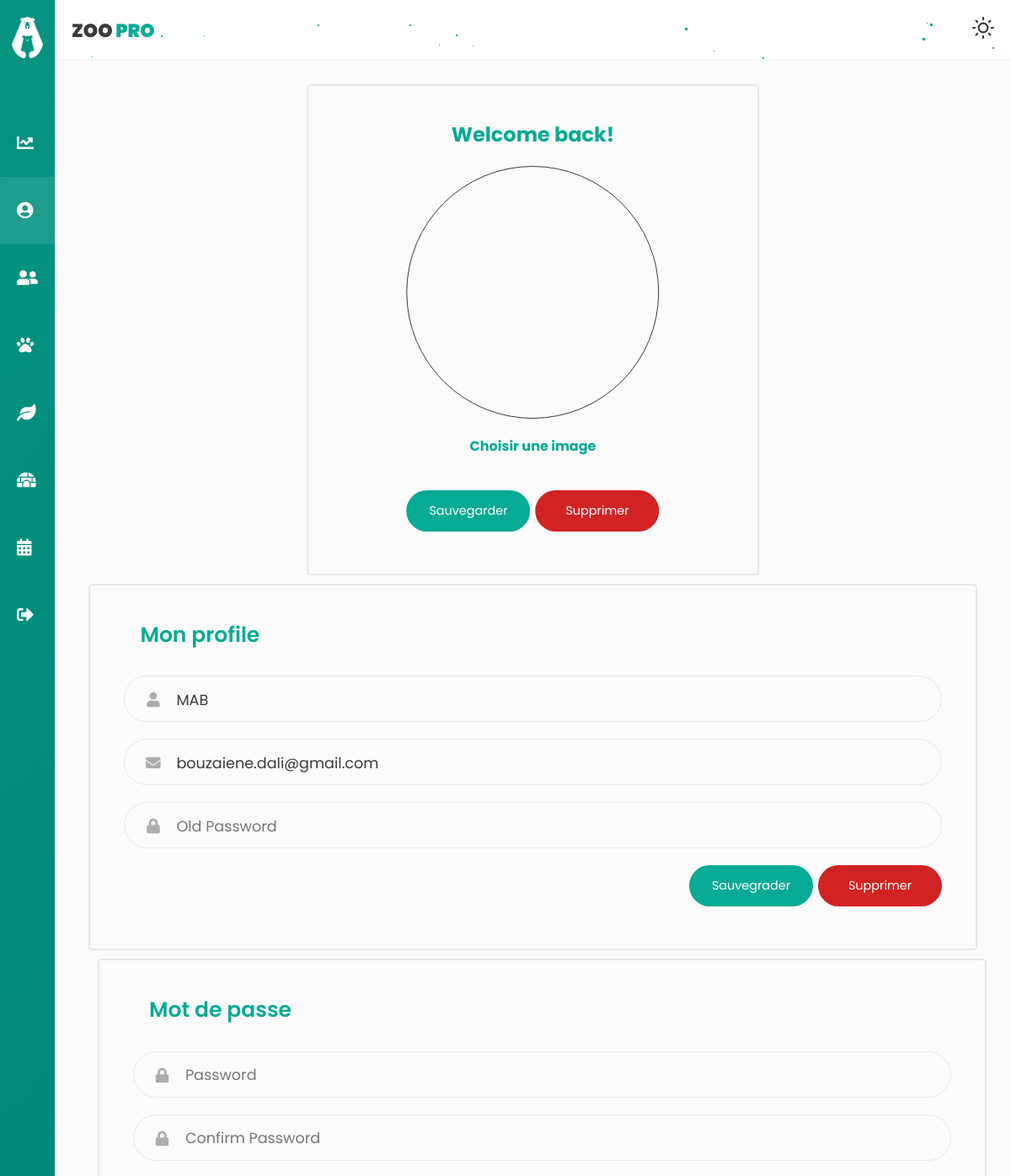
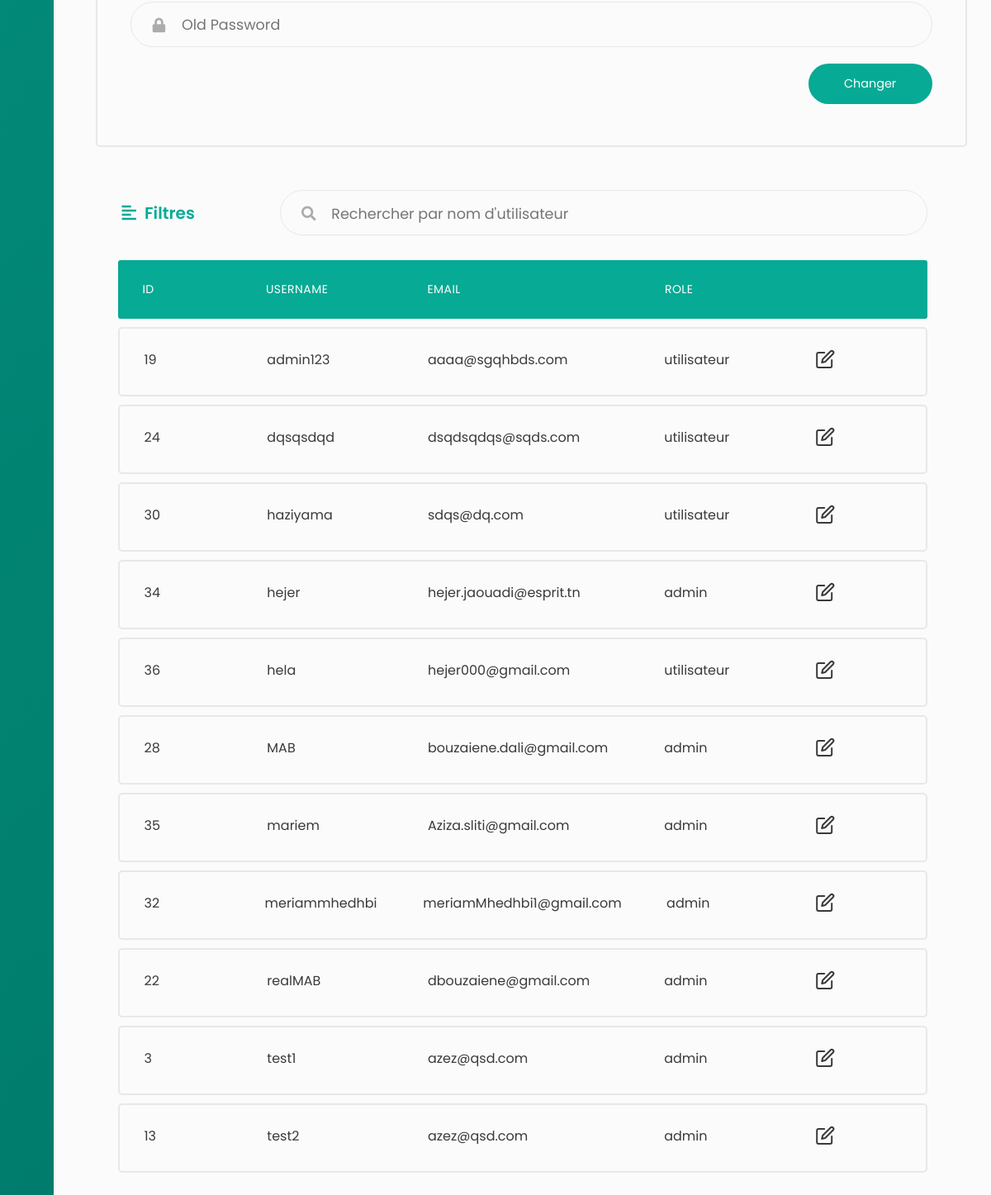
The app's page /users/afficherList (signed in) with its own data (2 pictures, top to bottom).
### tables this page shows
CREATE TABLE `users` (
  `id` int(11) NOT NULL,
  `username` varchar(255) NOT NULL,
  `password` varchar(255) NOT NULL,
  `email` varchar(255) NOT NULL,
  `role_id` int(11) NOT NULL
);

CREATE TABLE `role` (
  `id` int(1) NOT NULL,
  `nom` varchar(12) NOT NULL
);

### app/libraries/Core.php (called while the page is built, shortened)
<?php
  class Core {
    protected $currentMethod = 'index';
    public function __construct(){
      $url = $this->getUrl();
      if(isset($url[0])){
      if(file_exists('../app/controllers/' . ucwords($url[0]). '.php')){
        unset($url[0]);
      }
    }
      $this->currentController = new $this->currentController;
      if(isset($url[1])){
        if(method_exists($this->currentController, $url[1])){
          $this->currentMethod = $url[1];
          unset($url[1]);
        }
      }
      $this->params = $url ? array_values($url) : [];
      call_user_func_array([$this->currentController, $this->currentMethod], $this->params);
    }
    public function getUrl(){
      if(isset($_GET['url'])){
        $url = rtrim($_GET['url'], '/');
        $url = filter_var($url, FILTER_SANITIZE_URL);
        $url = explode('/', $url);
        return $url;
      }
    }
  }

### app/require.php (called while the page is built, shortened)
<?php
    require_once 'libraries/Core.php';
    require_once 'libraries/Controller.php';
    require_once 'libraries/Database.php';
    $init = new Core();

### public/index.php (called while the page is built)
<?php
    require_once '../app/require.php';

### app/libraries/Database.php (called while the page is built, shortened)
<?php
    class Database {
        private $dbHost = DB_HOST;
        private $dbUser = DB_USER;
        private $dbPass = DB_PASS;
        private $dbName = DB_NAME;
        private $statement;
        private $dbHandler;
        public function __construct() {
            $conn = 'mysql:host=' . $this->dbHost . ';dbname=' . $this->dbName;
            $options = array(
                PDO::ATTR_PERSISTENT => true,
                PDO::ATTR_ERRMODE => PDO::ERRMODE_EXCEPTION
            );
            try {
                $this->dbHandler = new PDO($conn, $this->dbUser, $this->dbPass, $options);
            } catch (PDOException $e) {
                $this->error = $e->getMessage();
                echo $this->error;
            }
        }
        public function query($sql) {
            $this->statement = $this->dbHandler->prepare($sql);
        }
        public function bind($parameter, $value, $type = null) {
            switch (is_null($type)) {
                default:
                    $type = PDO::PARAM_STR;
            }
            $this->statement->bindValue($parameter, $value, $type);
        }
        public function execute() {
            return $this->statement->execute();
        }
        public function resultSet() {
            $this->execute();
            return $this->statement->fetchAll();
        }
    }

### app/models/User.php (called while the page is built, shortened)
<?php
class User
{
    private $db;
    public function __construct()
    {
        $this->db = new Database;
    }
    public function getUsers()
    {
        $this->db->query('select count(*) FROM users WHERE role_id = 0');
        return $this->db->resultSet();
    }
    public function getAdmins()
    {
        $this->db->query('select count(*) FROM users WHERE role_id = 1');
        return $this->db->resultSet();
    }
    public function findUserByUsername($username)
    {
        $this->db->query('SELECT * FROM users WHERE username = :username');
        $this->db->bind(':username', $username);
        $this->db->execute();
        if ($this->db->rowCount() > 0) {
            return true;
        } else {
            return false;
        }
    }
    public function afficher()
    {
        $this->db->query('SELECT u.id,u.username,u.email,role.nom FROM users u INNER JOIN role ON u.role_id = role.id');
        return $this->db->resultSet();
    }
}

### app/controllers/Users.php (the view, shortened to what this page needs)
<?php
class Users extends Controller
{
    public function __construct()
    {
        $this->userModel = $this->model('User');
    }
    public function afficherList($error = '')
    {
        $tab = $this->userModel->afficher();
        $data = [
            'tab' => '',
            'users' => '',
            'admins' => '',
            'error' => '',
            'errorUpdate' => '',
            'errorPass' => ''
        ];
        foreach ($tab as $key => $value) {
            $data['tab'] .= '<li class="table-row">
                    <div class="col col-1" data-label="ID">' . $value[0] . '</div>
                    <div class="col col-2" data-label="Username">' . $value[1] . '</div>
                    <div class="col col-3" data-label="Email">' . $value[2] . '</div>
                    <div class="col col-4" data-label="Role">' . $value[3] . '</div>
                    <div class="col col-5">
                        <div class="col-buttons">
                            <button class="tab-btn"><i data-feather="edit"></i></button>
                        </div>
                    </div>
                </li>';
        }
    }
}

### public/css/profile.css (style rules this page uses)
.col-buttons { display:flex;justify-content:space-evenly;align-items:center;-webkit-transform:translate(-50%, 0);transform:translate(-50%, 0) }
.responsive-table li { border-radius:3px;padding:25px 30px;display:flex;justify-content:space-between;margin-bottom:10px;color:var(--tc) }
.responsive-table .table-row { background-color:transparent;border-radius:5px;border:solid 2px #e8e8e9 }
.responsive-table .col-1 { flex-basis:10% }
.responsive-table .col-2 { flex-basis:15% }
.responsive-table .col-3 { flex-basis:25% }
.responsive-table .col-4 { flex-basis:15% }
.responsive-table .col-5 { flex-basis:10% }
.tab-btn { cursor:pointer;background:transparent;color:var(--tc);border:0;outline:none }

### records on screen
users: id "19", username "admin123", email "aaaa@sgqhbds.com"
role: nom "utilisateur utilisateur utilisateur utilisateur"
users: id "24", username "dqsqsdqd", email "dsqdsqdqs@sqds.com"
users: id "30", username "haziyama", email "sdqs@dq.com"
users: id "34", username "hejer", email "hejer.jaouadi@esprit.tn"
role: nom "admin admin admin admin admin admin admin"
users: id "36", username "hela", email "hejer000@gmail.com"
users: id "28", username "MAB", email "bouzaiene.dali@gmail.com"
users: id "35", username "mariem", email "Aziza.sliti@gmail.com"
users: id "32", username "meriammhedhbi", email "meriamMhedhbi1@gmail.com"
users: id "22", username "realMAB", email "dbouzaiene@gmail.com"
users: id "3", username "test1", email "azez@qsd.com"
users: id "13", username "test2", email "azez@qsd.com"
